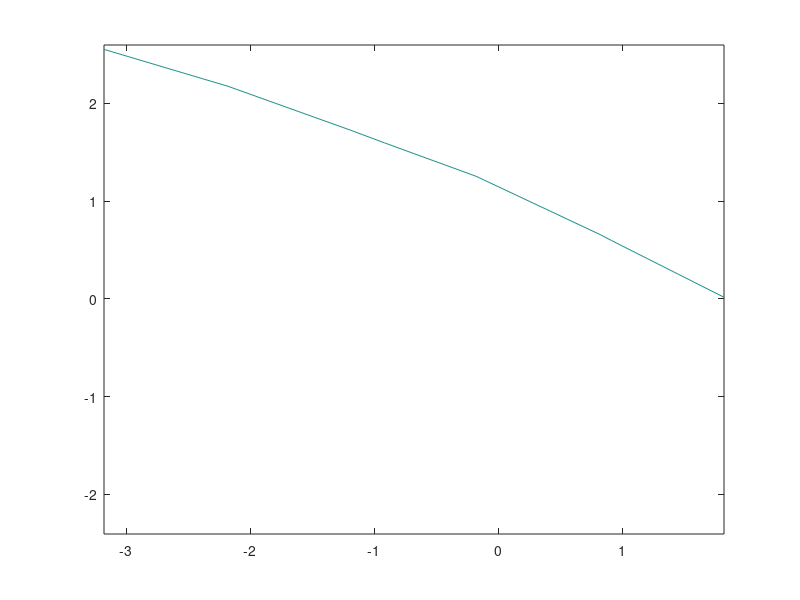

The MATLAB script that drew this image: (Note: this script raises an error after producing the figure.)
clear all
clc

% a)

% [features,targets] = data_generator();
% 
% inds1 = find(targets == 1);
% class1data = features(inds1,:);
% 
% inds2 = find(targets == 2);
% class2data = features(inds2,:);
% 
% mean1 = mean(class1data);
% std1 = std(class1data);
% 
% mean2 = mean(class2data);
% std2 = std(class2data);
% 
% b)
% 
% train_inds = randsample(1:3000, 1000);
% test_inds = setdiff(1:3000, train_inds);
% 
% features_train = features(train_inds,:);
% features_test = features(test_inds,:);
% 
% targets_train = targets(train_inds,:);
% targets_test = targets(test_inds,:);
% 
% Indices = crossvalind('Kfold', size(features_train,1), 10);
% 
% save data.mat

load data.mat

scatter(class1data(:,1), class1data(:,2));
hold on
scatter(class2data(:,1), class2data(:,2));

pause
hold off

[X,Y] = meshgrid(-3.1790:2.6649, -2.4042:3.4062);


g = zeros(size(X,1), size(Y,1));
for i=1:size(X,1)
    for j=1:size(Y,1)
%         g1 = -0.5 * ( [X(i,j) Y(i,j)] - mean1 )' * inv(cov(class1data)) * ( [X(i,j) Y(i,j)] - mean1 ) - log(2*pi) - 0.5*log(det(cov(class1data))) + log(0.516);
%         g2 = -0.5 * ( [X(i,j) Y(i,j)] - mean2 )' * inv(cov(class2data)) * ( [X(i,j) Y(i,j)] - mean2 ) - log(2*pi) - 0.5*log(det(cov(class2data))) + log(0.484);
        g1 = -0.5 * ( [X(i,j) Y(i,j)] - mean1 ) * inv(cov(class1data)) * ( [X(i,j) Y(i,j)] - mean1 )' - log(2*pi) - 0.5*log(det(cov(class1data))) + log(0.516);
        g2 = -0.5 * ( [X(i,j) Y(i,j)] - mean2 ) * inv(cov(class2data)) * ( [X(i,j) Y(i,j)] - mean2 )' - log(2*pi) - 0.5*log(det(cov(class2data))) + log(0.484);


        g(i,j) = g1 - g2;
%         disp(g1ofx([X(i,j) Y(i,j)]) - g2ofx([X(i,j) Y(i,j)]))
    end
end

% contour(g,0)
% contour(g)

% disp('salam');
contour(X,Y,g,[0 0])







% e)

confidence_matrix = zeros(2,2);

features_res = zeros(2000,1);
for i=1:2000
    g1 = -0.5 * ( features_test(i,:) - mean1 ) * inv(cov(class1data)) * ( features_test(i,:) - mean1 )' - log(2*pi) - 0.5*log(det(cov(class1data))) + log(0.516);
    g2 = -0.5 * ( features_test(i,:) - mean2 ) * inv(cov(class2data)) * ( features_test(i,:) - mean2 )' - log(2*pi) - 0.5*log(det(cov(class2data))) + log(0.484);
    if g1-g2>0
        features_res(i,1) = 1;
        if targets_test(i,1)==1
            confidence_matrix(1,1) = double(confidence_matrix(1,1) + (g1-g2)/g1);
        elseif targets_test(i,1)==2
            confidence_matrix(2,1) = double(confidence_matrix(2,1) + (g1-g2)/g1);
        end
    elseif g2-g1>0
        features_res(i,1) = 2;
        if targets_test(i,1)==1
            confidence_matrix(1,2) = double(confidence_matrix(1,2) + (g2-g1)/g2);
        elseif targets_test(i,1)==2
            confidence_matrix(2,2) = double(confidence_matrix(2,2) + (g2-g1)/g2);
        end
    end
end

res = (features_res == targets_test);
tabulate(res)


confusion_matix = zeros(2,2);
% confidence_matix = zeros(2,2);

for i=1:2000
    
    if features_res(i,1)==targets_test(i,1)
        if features_res(i,1)==1
            confusion_matix(1,1) = confusion_matix(1,1) + 1;
        elseif features_res(i,1)==2
            confusion_matix(2,2) = confusion_matix(2,2) + 1;
        end
    
    elseif features_res(i,1)~=targets_test(i,1)
        if features_res(i,1)==1
            confusion_matix(2,1) = confusion_matix(2,1) + 1;
        elseif features_res(i,1)==2
            confusion_matix(1,2) = confusion_matix(1,2) + 1;
        end
    end
    
end










% f)

[fid,message] = fopen('C:\Users\Arian\Documents\MATLAB\CA2\res_f.txt', 'r+');

% Indices = crossvalind('Kfold', size(features_train,1), 10);


k_errors = zeros(1,10);

for k=1:10
    
    error_mat = zeros(1,10);
    
%     confusion_mat = zeros(2,2,10);
    
    for set_no=1:10
        
        val_set_inds = find(Indices == set_no);   % in 8 mire to for (jash andise halghe miyad) -- MOHEM: statemente balayee bayad ghable for bashe
        train_set_inds = find(Indices ~= set_no);

        val_set = features_train(val_set_inds,:);
        train_set = features_train(train_set_inds,:);

        val_set_targets = targets_train(val_set_inds,:);
        train_set_targets = targets_train(train_set_inds,:);


        knn
        
        disp(['set_no = ',num2str(set_no)]);
        error_mat
        
    end
    
    ccr_mat = 1 - error_mat;
    
    k_errors(1,k) = mean(error_mat);
    
    disp(['k = ',num2str(k)]);
    k_errors
    
    
    
    
    % knn2 be jaye in chand khatte paeen
    
    knn2
    
%     for i=1:rows
%     
%         if res(i,1)==val_set_targets(i,1)
%             if res(i,1)==1
%                 confusion_mat(1,1,set_no) = confusion_mat(1,1,set_no) + 1;
%             elseif res(i,1)==2
%                 confusion_mat(2,2,set_no) = confusion_mat(2,2,set_no) + 1;
%             end
%     
%         elseif res(i,1)~=val_set_targets(i,1)
%             if res(i,1)==1
%                 confusion_mat(2,1,set_no) = confusion_mat(2,1,set_no) + 1;
%             elseif res(i,1)==2
%                 confusion_mat(1,2,set_no) = confusion_mat(1,2,set_no) + 1;
%             end
%         end
%         
%     end
    
end

[min_error opt_k] = min(k_errors);



fclose(fid);




% g)

[fid2,message] = fopen('C:\Users\Arian\Documents\MATLAB\CA2\res_g.txt', 'r+');

e_k = zeros(1,10);
c_matrix = zeros(2,2,10);

for k=1:10
    class = knnclassify(features_test, features_train, targets_train, k);
%     natije = (class == targets_test);
%     tabulate(natije);

    knn3


end


fclose(fid2);